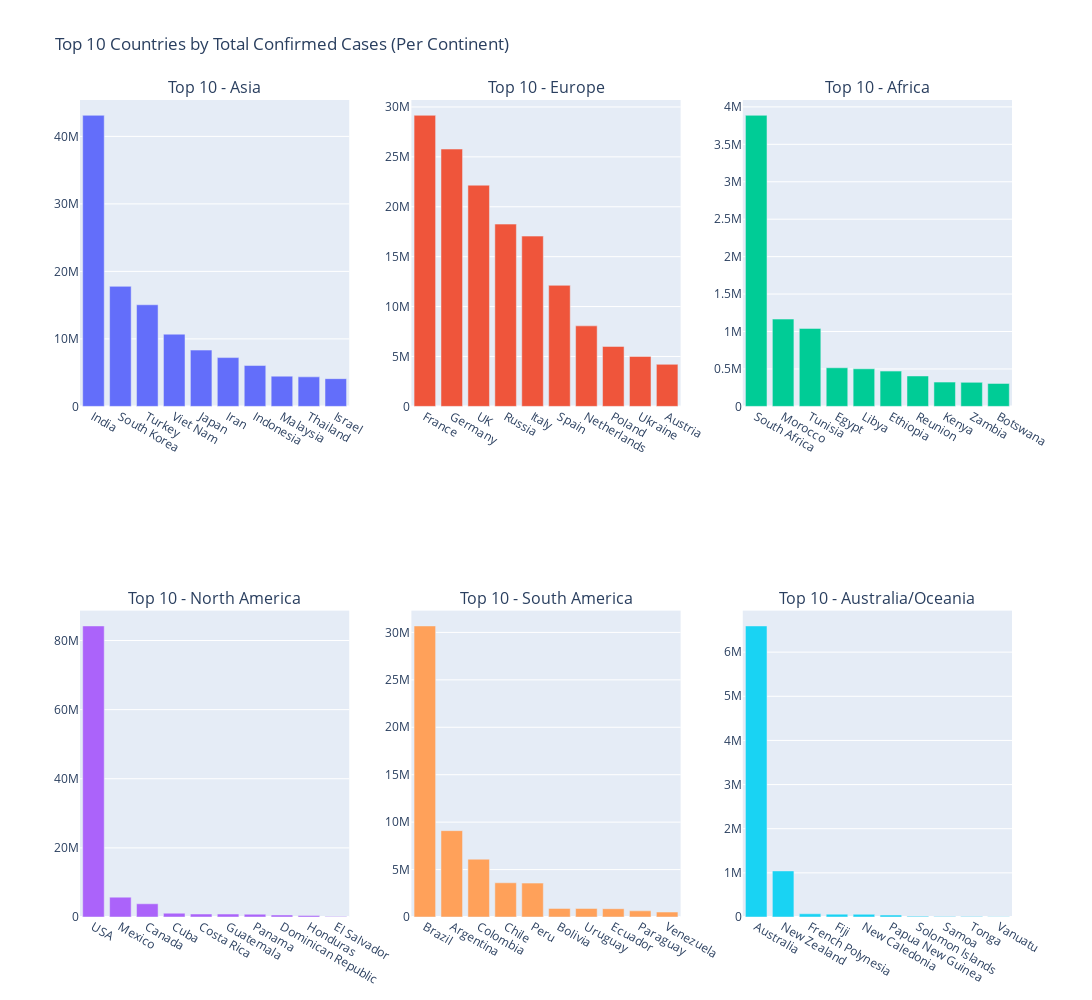

The code cell stored with this chart in its notebook:
### Code cell
# to make it 6 in 1 plot HAHAHAHA BRUH
fig = make_subplots(
    rows=2, cols=3, 
    subplot_titles=["Top 10 - Asia", "Top 10 - Europe", "Top 10 - Africa", 
                    "Top 10 - North America", "Top 10 - South America", "Top 10 - Australia/Oceania"]
)

def add_bar_chart(data, row, col, name):
    top_10 = data.head(10) 
    fig.add_trace(go.Bar(x=top_10["country"], y=top_10["total_confirmed"], name=name), row=row, col=col)

# add_bar_chart(data, row, col, name)
add_bar_chart(sorted_summary_asia, 1, 1, "Asia")
add_bar_chart(sorted_summary_europe, 1, 2, "Europe")
add_bar_chart(sorted_summary_africa, 1, 3, "Africa")
add_bar_chart(sorted_summary_na, 2, 1, "North America")
add_bar_chart(sorted_summary_sa, 2, 2, "South America")
add_bar_chart(sorted_summary_au, 2, 3, "Australia/Oceania")

# Update layout
fig.update_layout(
    title_text="Top 10 Countries by Total Confirmed Cases (Per Continent)",
    height=1000, width=1400,
    showlegend=False
)

# Show the figure
fig.show()

### Figure 1 — Plotly figure (JSON) as saved in the notebook; plotly's stock layout.template omitted (floating-point values rounded to 4 significant figures)
{"data": [{"name": "Asia", "type": "bar", "x": ["India", "South Korea", "Turkey", "Viet Nam", "Japan", "Iran", "Indonesia", "Malaysia", "Thailand", "Israel"], "xaxis": "x", "y": [43121599, 17782061, 15053168, 10696630, 8338211, 7228051, 6050776, 4475873, 4373846, 4106793], "yaxis": "y"}, {"name": "Europe", "type": "bar", "x": ["France", "Germany", "UK", "Russia", "Italy", "Spain", "Netherlands", "Poland", "Ukraine", "Austria"], "xaxis": "x2", "y": [29160802, 25780226, 22159805, 18260293, 17057873, 12127122, 8067116, 6003436, 5006460, 4212492], "yaxis": "y2"}, {"name": "Africa", "type": "bar", "x": ["South Africa", "Morocco", "Tunisia", "Egypt", "Libya", "Ethiopia", "Reunion", "Kenya", "Zambia", "Botswana"], "xaxis": "x3", "y": [3887449, 1165795, 1041197, 515645, 501904, 470937, 405980, 324026, 320591, 306324], "yaxis": "y3"}, {"name": "North America", "type": "bar", "x": ["USA", "Mexico", "Canada", "Cuba", "Costa Rica", "Guatemala", "Panama", "Dominican Republic", "Honduras", "El Salvador"], "xaxis": "x4", "y": [84209473, 5745652, 3821346, 1104589, 866164, 851877, 806277, 580412, 424390, 162089], "yaxis": "y4"}, {"name": "South America", "type": "bar", "x": ["Brazil", "Argentina", "Colombia", "Chile", "Peru", "Bolivia", "Uruguay", "Ecuador", "Paraguay", "Venezuela"], "xaxis": "x5", "y": [30682094, 9101319, 6095316, 3605522, 3571919, 906146, 902540, 872268, 649718, 522921], "yaxis": "y5"}, {"name": "Australia/Oceania", "type": "bar", "x": ["Australia", "New Zealand", "French Polynesia", "Fiji", "New Caledonia", "Papua New Guinea", "Solomon Islands", "Samoa", "Tonga", "Vanuatu"], "xaxis": "x6", "y": [6593795, 1043683, 72821, 64773, 61049, 43876, 18174, 11313, 11049, 8457], "yaxis": "y6"}], "layout": {"annotations": [{"font": {"size": 16}, "showarrow": false, "text": "Top 10 - Asia", "x": 0.1444, "xanchor": "center", "xref": "paper", "y": 1, "yanchor": "bottom", "yref": "paper"}, {"font": {"size": 16}, "showarrow": false, "text": "Top 10 - Europe", "x": 0.5, "xanchor": "center", "xref": "paper", "y": 1, "yanchor": "bottom", "yref": "paper"}, {"font": {"size": 16}, "showarrow": false, "text": "Top 10 - Africa", "x": 0.8556, "xanchor": "center", "xref": "paper", "y": 1, "yanchor": "bottom", "yref": "paper"}, {"font": {"size": 16}, "showarrow": false, "text": "Top 10 - North America", "x": 0.1444, "xanchor": "center", "xref": "paper", "y": 0.375, "yanchor": "bottom", "yref": "paper"}, {"font": {"size": 16}, "showarrow": false, "text": "Top 10 - South America", "x": 0.5, "xanchor": "center", "xref": "paper", "y": 0.375, "yanchor": "bottom", "yref": "paper"}, {"font": {"size": 16}, "showarrow": false, "text": "Top 10 - Australia/Oceania", "x": 0.8556, "xanchor": "center", "xref": "paper", "y": 0.375, "yanchor": "bottom", "yref": "paper"}], "height": 1000, "showlegend": false, "title": {"text": "Top 10 Countries by Total Confirmed Cases (Per Continent)"}, "width": 1400, "xaxis": {"anchor": "y", "domain": [0, 0.2889]}, "xaxis2": {"anchor": "y2", "domain": [0.3556, 0.6444]}, "xaxis3": {"anchor": "y3", "domain": [0.7111, 1]}, "xaxis4": {"anchor": "y4", "domain": [0, 0.2889]}, "xaxis5": {"anchor": "y5", "domain": [0.3556, 0.6444]}, "xaxis6": {"anchor": "y6", "domain": [0.7111, 1]}, "yaxis": {"anchor": "x", "domain": [0.625, 1]}, "yaxis2": {"anchor": "x2", "domain": [0.625, 1]}, "yaxis3": {"anchor": "x3", "domain": [0.625, 1]}, "yaxis4": {"anchor": "x4", "domain": [0, 0.375]}, "yaxis5": {"anchor": "x5", "domain": [0, 0.375]}, "yaxis6": {"anchor": "x6", "domain": [0, 0.375]}}}
